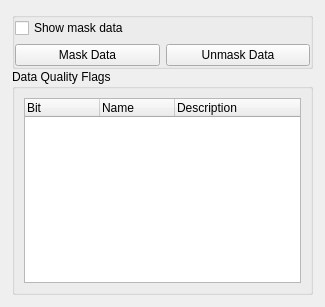
<?xml version="1.0" encoding="UTF-8"?>
<ui version="4.0">
 <class>Form</class>
 <widget class="QWidget" name="Form">
  <property name="geometry">
   <rect>
    <x>0</x>
    <y>0</y>
    <width>325</width>
    <height>307</height>
   </rect>
  </property>
  <property name="windowTitle">
   <string>Mask Editor Plugin</string>
  </property>
  <layout class="QVBoxLayout" name="verticalLayout">
   <property name="spacing">
    <number>0</number>
   </property>
   <property name="leftMargin">
    <number>12</number>
   </property>
   <property name="topMargin">
    <number>12</number>
   </property>
   <property name="rightMargin">
    <number>12</number>
   </property>
   <property name="bottomMargin">
    <number>12</number>
   </property>
   <item>
    <widget class="QGroupBox" name="groupBox">
     <property name="title">
      <string/>
     </property>
     <property name="flat">
      <bool>true</bool>
     </property>
     <property name="checkable">
      <bool>false</bool>
     </property>
     <layout class="QVBoxLayout" name="verticalLayout_2">
      <property name="leftMargin">
       <number>0</number>
      </property>
      <property name="topMargin">
       <number>0</number>
      </property>
      <property name="rightMargin">
       <number>0</number>
      </property>
      <property name="bottomMargin">
       <number>0</number>
      </property>
      <item>
       <widget class="QCheckBox" name="checkbox_show_mask">
        <property name="text">
         <string>Show mask data</string>
        </property>
       </widget>
      </item>
      <item>
       <layout class="QHBoxLayout" name="horizontalLayout">
        <item>
         <widget class="QPushButton" name="button_mask_data">
          <property name="toolTip">
           <string>Mask data in current ROI</string>
          </property>
          <property name="text">
           <string>Mask Data</string>
          </property>
         </widget>
        </item>
        <item>
         <widget class="QPushButton" name="button_unmask_data">
          <property name="toolTip">
           <string>Remove mask from data in current ROI</string>
          </property>
          <property name="text">
           <string>Unmask Data</string>
          </property>
         </widget>
        </item>
       </layout>
      </item>
     </layout>
    </widget>
   </item>
   <item>
    <widget class="QGroupBox" name="groupBox_2">
     <property name="title">
      <string>Data Quality Flags</string>
     </property>
     <layout class="QVBoxLayout" name="verticalLayout_3">
      <item>
       <widget class="QTreeWidget" name="tree_widget_dq">
        <property name="columnCount">
         <number>3</number>
        </property>
        <attribute name="headerDefaultSectionSize">
         <number>75</number>
        </attribute>
        <attribute name="headerHighlightSections">
         <bool>false</bool>
        </attribute>
        <attribute name="headerMinimumSectionSize">
         <number>15</number>
        </attribute>
        <attribute name="headerShowSortIndicator" stdset="0">
         <bool>false</bool>
        </attribute>
        <column>
         <property name="text">
          <string>Bit</string>
         </property>
        </column>
        <column>
         <property name="text">
          <string>Name</string>
         </property>
        </column>
        <column>
         <property name="text">
          <string>Description</string>
         </property>
        </column>
       </widget>
      </item>
     </layout>
    </widget>
   </item>
  </layout>
 </widget>
 <resources/>
 <connections/>
</ui>
